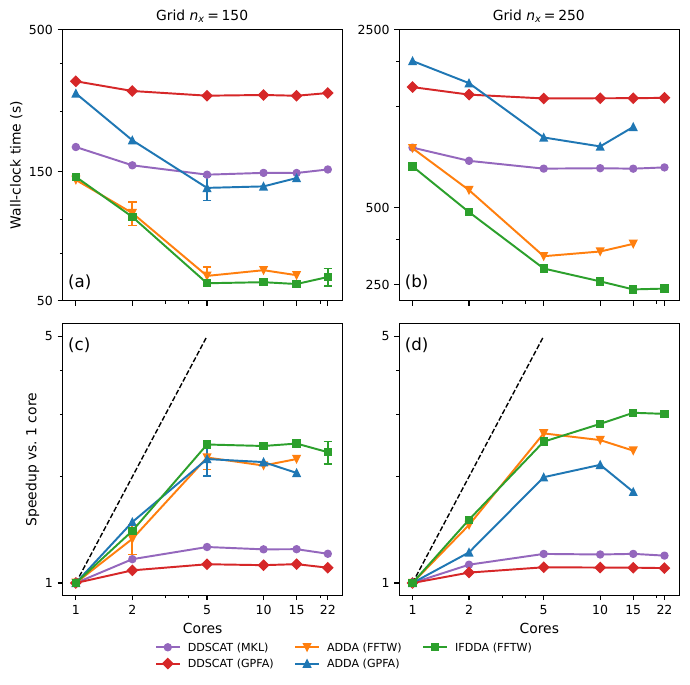

The script that saved this image:
import numpy as np
import pandas as pd
import matplotlib.pyplot as plt
from matplotlib.ticker import FixedLocator, FuncFormatter
from matplotlib.lines import Line2D

# ============================================================
# 1. Input files
# ============================================================
ddscat_file = "logs/ddscat_results_sorted.csv"
adda_file = "logs/adda_results_sorted.csv"
ifdda_file = "logs/ifdda_results_sorted.csv"

# Grid sizes
Ns = [150, 250]

# Core counts to consider (same for all methods)
cores = np.array([1, 2, 5, 10, 15, 22], dtype=int)

# Canonical labels for each method
method_labels = [
    "DDSCAT (MKL)",
    "DDSCAT (GPFA)",
    "ADDA (FFTW)",
    "ADDA (GPFA)",
    "IFDDA (FFTW)",
]

marker_map = {
    "DDSCAT (MKL)": "o",
    "DDSCAT (GPFA)": "D",
    "ADDA (FFTW)": "v",
    "ADDA (GPFA)": "^",
    "IFDDA (FFTW)": "s",
}

color_map = {
    "DDSCAT (MKL)": "C4",
    "DDSCAT (GPFA)": "C3",
    "ADDA (FFTW)": "C1",
    "ADDA (GPFA)": "C0",
    "IFDDA (FFTW)": "C2",
}

# ============================================================
# 2. Read CSV files and aggregate repetitions
# ============================================================

# Dictionary: (method_label, N, cores) -> list of wall-clock times [s]
times_dict = {}


def add_sample(method, N, ncores, t):
    """Append one timing sample to the global dictionary."""
    key = (method, int(N), int(ncores))
    times_dict.setdefault(key, []).append(float(t))


# ---------- 2.1 DDSCAT ----------
# Columns: N,OMP,FFT,rep,first_residual,last_residual,Cext,Qext,
#          elapsed_time,total_iterations,total_matvec,total_wall_time,
#          solver_time,fft_time
dd = pd.read_csv(ddscat_file)

for _, row in dd.iterrows():
    N = row["N"]
    np_cores = row["OMP"]
    fft = row["FFT"]
    total_wall_time = row["elapsed_seconds"]

    if fft == "FFTMKL":
        method = "DDSCAT (MKL)"
    elif fft == "GPFAFT":
        method = "DDSCAT (GPFA)"
    else:
        continue

    add_sample(method, N, np_cores, total_wall_time)


# ---------- 2.2 ADDA ----------
# Columns: N,FFT,NP,rep,first_residual,last_residual,Qext,
#          elapsed_time,elapsed_seconds,num_iterations
ad = pd.read_csv(adda_file)

for _, row in ad.iterrows():
    N = row["N"]
    np_cores = row["NP"]  # effective number of cores
    fft = row["FFT"]
    tsec = row["total_wall_time"]

    if fft == "FFTW":
        method = "ADDA (FFTW)"
    elif fft == "GPFA":
        method = "ADDA (GPFA)"
    else:
        continue

    add_sample(method, N, np_cores, tsec)


# ---------- 2.3 IFDDA ----------
# Columns: N,OMP,EXE,rep,first_residual,last_residual,Cext,
#          elapsed_time,num_iterations,num_matvec,total_time,solver_time
idf = pd.read_csv(ifdda_file)

for _, row in idf.iterrows():
    N = row["N"]
    omp = row["OMP"]
    exe = row["EXE"]
    tsec = row["total_time"]

    # Here you keep only the FFTW (measure) flavor
    if exe == "ifdda_measure":
        method = "IFDDA (FFTW)"
    else:
        continue

    add_sample(method, N, omp, tsec)


# ============================================================
# 3. Build mean/std arrays for time and speedup
# ============================================================


def build_time_and_speedup_arrays(N, method, cores_all):
    """
    For a given (N, method) pair, return:
      - times_mean : mean wall-clock time for each core count (NaN if missing)
      - times_std  : std dev of time (0 if single sample, NaN if missing)
      - speed_mean : mean speedup t(1 core)/t(n) for each core count
      - speed_std  : std dev of speedup
    """
    times_mean = np.full_like(cores_all, np.nan, dtype=float)
    times_std = np.full_like(cores_all, np.nan, dtype=float)

    # Reference time on 1 core (needed for speedup)
    key_1 = (method, N, 1)
    t1_samples = np.array(times_dict.get(key_1, []), dtype=float)

    if t1_samples.size == 0 or not np.isfinite(t1_samples).all():
        t1_mean = np.nan
    else:
        t1_mean = t1_samples.mean()

    speed_mean = np.full_like(cores_all, np.nan, dtype=float)
    speed_std = np.full_like(cores_all, np.nan, dtype=float)

    for i, c in enumerate(cores_all):
        key = (method, N, int(c))
        samples = np.array(times_dict.get(key, []), dtype=float)

        if samples.size == 0:
            continue  # stays NaN

        # Time statistics
        times_mean[i] = samples.mean()
        times_std[i] = samples.std(ddof=1) if samples.size > 1 else 0.0

        # Speedup statistics: t(1 core) / t(n)
        if np.isfinite(t1_mean) and t1_mean > 0.0:
            speed_samples = t1_mean / samples
            speed_mean[i] = speed_samples.mean()
            speed_std[i] = (
                speed_samples.std(ddof=1) if speed_samples.size > 1 else 0.0
            )

    return times_mean, times_std, speed_mean, speed_std


# Containers for N=150 and N=250
times_mean = {150: {}, 250: {}}
times_std = {150: {}, 250: {}}
speed_mean = {150: {}, 250: {}}
speed_std = {150: {}, 250: {}}

for N in Ns:
    for method in method_labels:
        t_mean, t_std, s_mean, s_std = build_time_and_speedup_arrays(
            N, method, cores
        )
        times_mean[N][method] = t_mean
        times_std[N][method] = t_std
        speed_mean[N][method] = s_mean
        speed_std[N][method] = s_std


# ============================================================
# 4. Matplotlib style
# ============================================================
plt.rcParams.update(
    {
        "figure.figsize": (7.0, 6.8),
        "font.size": 10,
        "axes.labelsize": 10,
        "axes.titlesize": 10,
        "legend.fontsize": 8,
        "xtick.labelsize": 9,
        "ytick.labelsize": 9,
        "lines.linewidth": 1.4,
        "lines.markersize": 5,
        "pdf.fonttype": 42,
        "ps.fonttype": 42,
    }
)

# Coefficient of variation thresholds: only show errorbars if std/mean > 5%
CV_TIME_MIN = 0.05  # 5%
CV_SPEED_MIN = 0.05  # 5%

fig, axes = plt.subplots(2, 2, sharex="col", sharey=False)
(ax_time_150, ax_time_250), (ax_speed_150, ax_speed_250) = axes

# ============================================================
# 5. Panel (a): Wall time, N=150
# ============================================================
N = 150
for method in method_labels:
    t = times_mean[N][method]
    e = times_std[N][method]
    m = np.isfinite(t)

    if np.any(m):
        cv = e / t
        # Only show errorbars if relative std > CV_TIME_MIN
        e_plot = np.where((cv > CV_TIME_MIN) & np.isfinite(cv), e, np.nan)
        ax_time_150.errorbar(
            cores[m],
            t[m],
            yerr=e_plot[m],
            marker=marker_map.get(method, "o"),
            color=color_map.get(method, None),
            label=method,
            capsize=3,
            linewidth=1.4,
        )

ax_time_150.set_ylabel("Wall-clock time (s)")
ax_time_150.set_title(r"Grid $n_x=150$")
ax_time_150.set_xscale("log", base=5)
ax_time_150.set_yscale("log", base=5)
ax_time_150.set_xticks(cores)
ax_time_150.set_xticklabels([str(c) for c in cores])
ax_time_150.set_yticks([50, 150, 500])
ax_time_150.yaxis.set_major_locator(FixedLocator([50, 150, 500]))
ax_time_150.yaxis.set_major_formatter(FuncFormatter(lambda y, _: f"{y:.0f}"))
ax_time_150.text(
    0.02, 0.05, "(a)", transform=ax_time_150.transAxes, fontsize=12
)

# ============================================================
# 6. Panel (b): Wall time, N=250
# ============================================================
N = 250
for method in method_labels:
    t = times_mean[N][method]
    e = times_std[N][method]
    m = np.isfinite(t)

    if np.any(m):
        cv = e / t
        e_plot = np.where((cv > CV_TIME_MIN) & np.isfinite(cv), e, np.nan)
        ax_time_250.errorbar(
            cores[m],
            t[m],
            yerr=e_plot[m],
            marker=marker_map.get(method, "o"),
            color=color_map.get(method, None),
            label=method,
            capsize=3,
            linewidth=1.4,
        )

ax_time_250.set_title(r"Grid $n_x=250$")
ax_time_250.set_xscale("log", base=5)
ax_time_250.set_yscale("log", base=5)
ax_time_250.set_xticks(cores)
ax_time_250.set_xticklabels([str(c) for c in cores])
ax_time_250.set_ylabel("")
ax_time_250.set_yticks([250, 500, 2500])
ax_time_250.yaxis.set_major_locator(FixedLocator([250, 500, 2500]))
ax_time_250.yaxis.set_major_formatter(FuncFormatter(lambda y, _: f"{y:.0f}"))
ax_time_250.text(
    0.02, 0.05, "(b)", transform=ax_time_250.transAxes, fontsize=12
)

# ============================================================
# 7. Panel (c): Speedup, N=150
# ============================================================
N = 150
for method in method_labels:
    s = speed_mean[N][method]
    e = speed_std[N][method]
    m = np.isfinite(s)

    if np.any(m):
        cv = e / s
        e_plot = np.where((cv > CV_SPEED_MIN) & np.isfinite(cv), e, np.nan)
        ax_speed_150.errorbar(
            cores[m],
            s[m],
            yerr=e_plot[m],
            marker=marker_map.get(method, "o"),
            color=color_map.get(method, None),
            label=method,
            capsize=3,
            linewidth=1.4,
        )

ideal_150 = cores / cores[0]
ax_speed_150.plot(
    cores[:3],
    ideal_150[:3],
    linestyle="--",
    linewidth=1.0,
    color="black",
    label="Ideal (linear)",
)

ax_speed_150.set_ylabel("Speedup vs. 1 core")
ax_speed_150.set_xlabel("Cores")
ax_speed_150.set_xscale("log", base=5)
ax_speed_150.set_yscale("log", base=5)
ax_speed_150.set_xticks(cores)
ax_speed_150.set_xticklabels([str(c) for c in cores])
ax_speed_150.set_yticks([1, 5])
ax_speed_150.yaxis.set_major_locator(FixedLocator([1, 5]))
ax_speed_150.yaxis.set_major_formatter(FuncFormatter(lambda y, _: f"{y:g}"))
ax_speed_150.text(
    0.02, 0.90, "(c)", transform=ax_speed_150.transAxes, fontsize=12
)

# ============================================================
# 8. Panel (d): Speedup, N=250
# ============================================================
N = 250
for method in method_labels:
    s = speed_mean[N][method]
    e = speed_std[N][method]
    m = np.isfinite(s)

    if np.any(m):
        cv = e / s
        e_plot = np.where((cv > CV_SPEED_MIN) & np.isfinite(cv), e, np.nan)
        ax_speed_250.errorbar(
            cores[m],
            s[m],
            yerr=e_plot[m],
            marker=marker_map.get(method, "o"),
            color=color_map.get(method, None),
            label=method,
            capsize=3,
            linewidth=1.4,
        )

ideal_250 = cores / cores[0]
ax_speed_250.plot(
    cores[:3],
    ideal_250[:3],
    linestyle="--",
    linewidth=1.0,
    color="black",
    label="Ideal (linear)",
)

ax_speed_250.set_xlabel("Cores")
ax_speed_250.set_xscale("log", base=5)
ax_speed_250.set_yscale("log", base=5)
ax_speed_250.set_xticks(cores)
ax_speed_250.set_xticklabels([str(c) for c in cores])
ax_speed_250.set_ylabel("")
ax_speed_250.set_yticks([1, 5])
ax_speed_250.yaxis.set_major_locator(FixedLocator([1, 5]))
ax_speed_250.yaxis.set_major_formatter(FuncFormatter(lambda y, _: f"{y:g}"))
ax_speed_250.text(
    0.02, 0.90, "(d)", transform=ax_speed_250.transAxes, fontsize=12
)

# Remove x-labels on the top row
ax_time_150.set_xlabel("")
ax_time_250.set_xlabel("")

# Force x-limits so that the visible range starts at 1
for ax in [ax_time_150, ax_time_250, ax_speed_150, ax_speed_250]:
    ax.set_xlim(left=cores[0] - 0.15, right=cores[-1] * 1.2)

# ============================================================
# 9. Common legend with line + marker (no errorbar caps)
# ============================================================
proxy_handles = []
proxy_labels = []

for method in method_labels:
    proxy_handles.append(
        Line2D(
            [],
            [],
            marker=marker_map.get(method, "o"),
            linestyle="-",  # line + marker in legend
            color=color_map.get(method, None),
            markersize=5,
            linewidth=1.4,
        )
    )
    proxy_labels.append(method)

fig.legend(
    proxy_handles,
    proxy_labels,
    loc="lower center",
    ncol=3,
    frameon=False,
    bbox_to_anchor=(0.5, -0.01),
)

fig.tight_layout(rect=(0, 0.03, 1, 1))
fig.savefig("Figure2.pdf", bbox_inches="tight", dpi=300)

plt.show()
